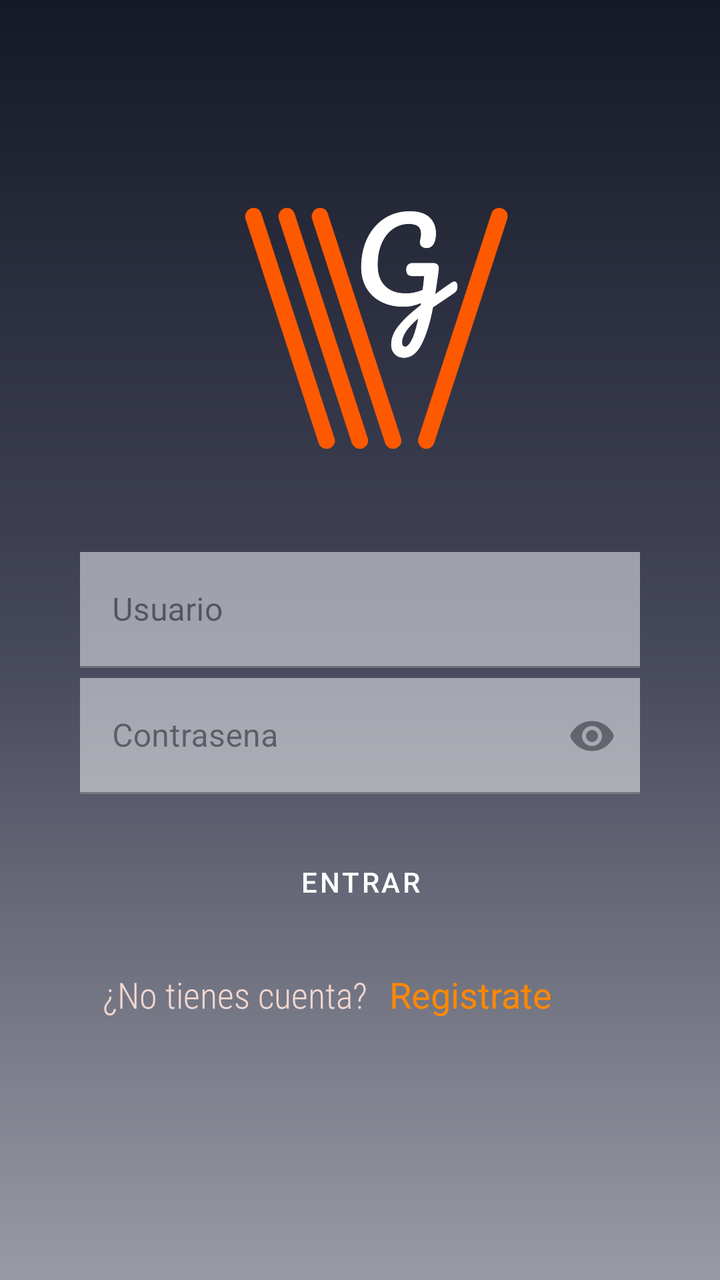
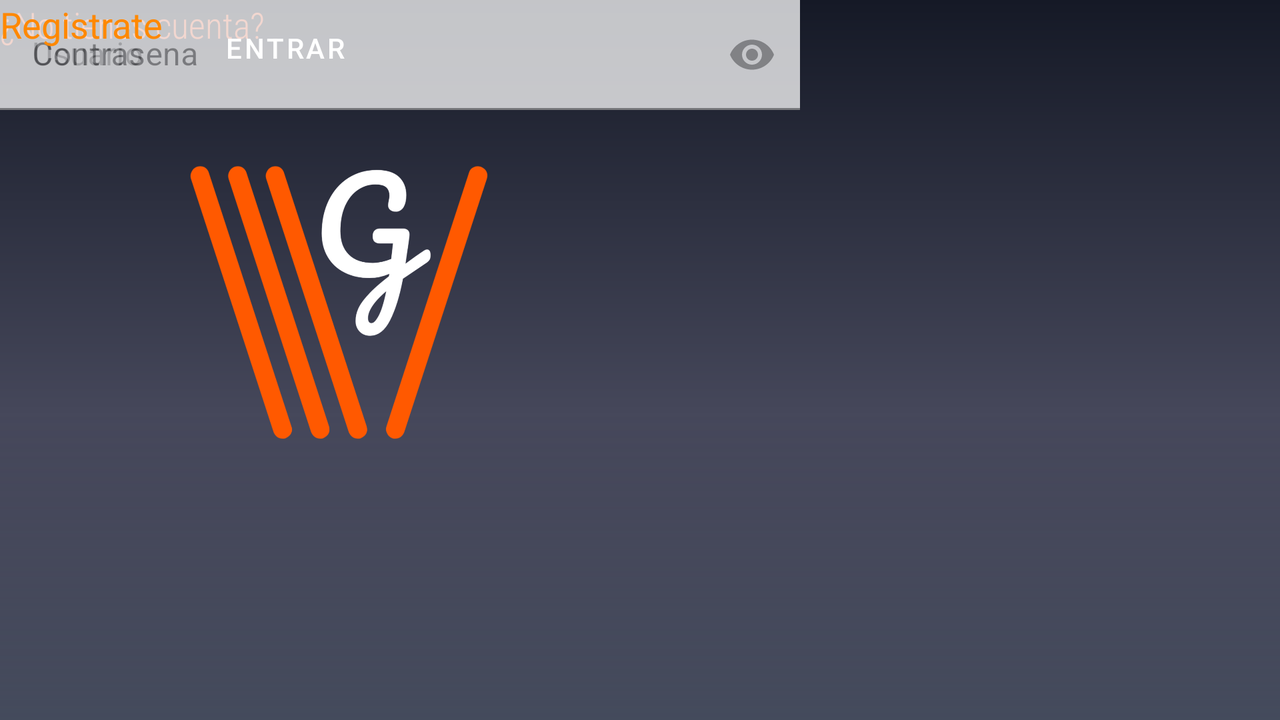

The same Android screen from two of the app's own layout files: first res/layout/ as a phone draws it, then the repository's variant for another configuration, drawn on a device whose configuration selects that folder. Both files follow.
<!-- AndroidManifest.xml: activity theme AppTheme1 -->
<!-- res/layout/activity_login.xml -->
<?xml version="1.0" encoding="utf-8"?>
<androidx.constraintlayout.widget.ConstraintLayout xmlns:android="http://schemas.android.com/apk/res/android"
    xmlns:app="http://schemas.android.com/apk/res-auto"
    xmlns:tools="http://schemas.android.com/tools"
    android:layout_width="match_parent"
    android:layout_height="match_parent"
    android:background="@drawable/fondo"
    tools:context=".LoginActivity">

    

    <View
        android:id="@+id/view"
        android:layout_width="match_parent"
        android:layout_height="match_parent"
        android:background="@drawable/scrim"
        android:visibility="visible" />

    <ImageView
        android:id="@+id/imageView2"
        android:layout_width="0dp"
        android:layout_height="200dp"
        android:layout_marginTop="60dp"
        android:paddingLeft="20dp"
        app:layout_constraintEnd_toEndOf="@id/guideline2"
        app:layout_constraintStart_toStartOf="@id/guideline1"
        app:layout_constraintTop_toTopOf="parent"
        app:srcCompat="@drawable/logo_empresa" />

    <com.google.android.material.textfield.TextInputLayout
        android:id="@+id/usernameTIL"
        android:layout_width="0dp"
        android:layout_height="58dp"
        android:layout_marginLeft="40dp"
        android:layout_marginTop="16dp"
        android:layout_marginRight="40dp"
        android:alpha="0.5"
        android:background="@android:color/white"
        android:hint="Usuario"
        app:layout_constraintEnd_toEndOf="parent"
        app:layout_constraintStart_toStartOf="parent"
        app:layout_constraintTop_toBottomOf="@id/imageView2"
        style=""
        >

        <com.google.android.material.textfield.TextInputEditText
            android:layout_width="match_parent"
            android:layout_height="match_parent"
            android:background="@android:color/white" />

    </com.google.android.material.textfield.TextInputLayout>


    <com.google.android.material.textfield.TextInputLayout
        android:id="@+id/passwordTIL"
        android:layout_width="0dp"
        android:layout_height="58dp"
        android:layout_marginLeft="40dp"
        android:layout_marginTop="5dp"
        android:layout_marginRight="40dp"
        android:alpha="0.5"
        android:background="@android:color/white"
        android:hint="Contrasena"
        app:endIconMode="password_toggle"
        app:layout_constraintEnd_toEndOf="parent"
        app:layout_constraintStart_toStartOf="parent"
        app:layout_constraintTop_toBottomOf="@id/usernameTIL">

        <com.google.android.material.textfield.TextInputEditText
            android:layout_width="match_parent"
            android:layout_height="match_parent"
            android:background="@android:color/white"
            android:inputType="textPassword" />
    </com.google.android.material.textfield.TextInputLayout>

    <androidx.constraintlayout.widget.Guideline
        android:id="@+id/guideline1"
        android:layout_width="wrap_content"
        android:layout_height="wrap_content"
        android:orientation="vertical"
        app:layout_constraintGuide_percent="0.10" />

    <androidx.constraintlayout.widget.Guideline
        android:id="@+id/guideline2"
        android:layout_width="wrap_content"
        android:layout_height="wrap_content"
        android:orientation="vertical"
        app:layout_constraintGuide_percent="0.90" />

    <androidx.constraintlayout.widget.Guideline
        android:id="@+id/guideline3"
        android:layout_width="wrap_content"
        android:layout_height="wrap_content"
        android:orientation="vertical"
        app:layout_constraintGuide_percent="0.15" />

    <androidx.constraintlayout.widget.Guideline
        android:id="@+id/guideline4"
        android:layout_width="wrap_content"
        android:layout_height="wrap_content"
        android:orientation="vertical"
        app:layout_constraintGuide_percent="0.85" />

    <com.google.android.material.button.MaterialButton
        android:id="@+id/material_btn_entrar"
        android:layout_width="285dp"
        android:layout_height="wrap_content"
        android:layout_marginTop="20dp"
        android:background="@drawable/my_button"
        android:text="@string/txt_entrar"
        style="@style/ButtonStraight"
        app:layout_constraintEnd_toStartOf="@+id/guideline4"
        app:layout_constraintStart_toStartOf="@id/guideline3"
        app:layout_constraintTop_toBottomOf="@+id/passwordTIL" />

    <TextView
        android:id="@+id/txtNoTienesCuenta"
        android:layout_width="wrap_content"
        android:layout_height="wrap_content"
        android:layout_marginTop="20dp"
        android:layout_marginEnd="11dp"
        android:fontFamily="sans-serif-condensed-light"
        android:text="¿No tienes cuenta?"
        android:textColor="@color/colorAccent"
        android:textSize="18sp"
        app:layout_constraintEnd_toStartOf="@+id/txtRegistrate"
        app:layout_constraintTop_toBottomOf="@+id/material_btn_entrar" />

    <TextView
        android:id="@+id/txtRegistrate"
        android:layout_width="wrap_content"
        android:layout_height="wrap_content"
        android:layout_marginTop="20dp"
        android:layout_marginEnd="30dp"
        android:text="Registrate"
        android:textColor="@android:color/holo_orange_dark"
        android:textSize="18sp"
        app:layout_constraintEnd_toStartOf="@id/guideline4"
        app:layout_constraintTop_toBottomOf="@+id/material_btn_entrar" />


</androidx.constraintlayout.widget.ConstraintLayout>
<!-- resources referenced by this layout -->
<resources>
  <color name="colorAccent">#F2D7D0</color>
  <!-- drawable logo_empresa: png bitmap (drawable-v24, 169949 bytes) -->
  <!-- drawable scrim (drawable) -->
  <?xml version="1.0" encoding="utf-8"?>
  <shape android:shape="rectangle" xmlns:android="http://schemas.android.com/apk/res/android">
  <gradient
      android:angle="-90"
  
      android:startColor="#FF151926"
      android:centerColor="#45475A"
      android:endColor="#8C45475A"
      android:type="linear"
      />
  </shape>
  <string name="txt_entrar">ENTRAR</string>
  <style name="ButtonStraight" parent="Widget.MaterialComponents.Button">
          <item name="backgroundTint">@color/statelist</item>
      </style>
  <style name="AppTheme1" parent="Theme.MaterialComponents.DayNight.NoActionBar">
          
          <item name="colorPrimary">@color/colorPrimary</item>
          <item name="colorPrimaryDark">@color/colorPrimaryDark</item>
          <item name="colorAccent">@color/colorAccent</item>
          <item name="color">@color/color1</item>
          <item name="colorSecondary">@color/color2</item>
      </style>
  <color name="colorPrimary">#1D2540</color>
  <color name="colorPrimaryDark">#151926</color>
  <color name="color1">#8C6582</color>
  <color name="color2">#BF939F</color>
</resources>
<!-- res/layout-land/activity_login.xml (the repository's variant of the layout above) -->
<!-- drawn on the phone turned sideways -->
<?xml version="1.0" encoding="utf-8"?>
<androidx.constraintlayout.widget.ConstraintLayout xmlns:android="http://schemas.android.com/apk/res/android"
    xmlns:app="http://schemas.android.com/apk/res-auto"
    xmlns:tools="http://schemas.android.com/tools"
    android:layout_width="match_parent"
    android:layout_height="match_parent"
    android:background="@drawable/gradient"
    tools:context=".LoginActivity">

    

    <View
        android:id="@+id/view"
        android:layout_width="823dp"
        android:layout_height="411dp"
        android:background="@drawable/scrim"
        android:visibility="visible" />

    <ImageView
        android:id="@+id/imageView2"
        android:layout_width="323dp"
        android:layout_height="293dp"
        android:paddingLeft="20dp"
        app:srcCompat="@drawable/logo_empresa"
        tools:layout_editor_absoluteX="0dp"
        tools:layout_editor_absoluteY="59dp" />

    <com.google.android.material.textfield.TextInputLayout
        android:id="@+id/usernameTIL"
        android:layout_width="400dp"
        android:layout_height="55dp"
        android:alpha="0.5"
        android:background="@android:color/white"
        android:hint="Usuario"
        tools:layout_editor_absoluteX="442dp"
        tools:layout_editor_absoluteY="146dp">

        <com.google.android.material.textfield.TextInputEditText
            android:layout_width="match_parent"
            android:layout_height="match_parent"
            android:background="@android:color/white" />

    </com.google.android.material.textfield.TextInputLayout>


    <com.google.android.material.textfield.TextInputLayout
        android:id="@+id/passwordTIL"
        android:layout_width="400dp"
        android:layout_height="55dp"
        android:alpha="0.5"
        android:background="@android:color/white"
        android:hint="Contrasena"
        app:endIconMode="password_toggle"
        tools:layout_editor_absoluteX="438dp"
        tools:layout_editor_absoluteY="209dp">
        app:layout_constraintTop_toTopOf="@+id/usernameTIL">

        <com.google.android.material.textfield.TextInputEditText
            android:layout_width="match_parent"
            android:layout_height="match_parent"
            android:background="@android:color/white"
            android:inputType="textPassword" />
    </com.google.android.material.textfield.TextInputLayout>

    <androidx.constraintlayout.widget.Guideline
        android:id="@+id/guideline1"
        android:layout_width="wrap_content"
        android:layout_height="wrap_content"
        android:orientation="vertical"
        app:layout_constraintGuide_percent="0.45" />

    <androidx.constraintlayout.widget.Guideline
        android:id="@+id/guideline2"
        android:layout_width="wrap_content"
        android:layout_height="wrap_content"
        android:orientation="vertical"
        app:layout_constraintGuide_percent="0.90" />

    <androidx.constraintlayout.widget.Guideline
        android:id="@+id/guideline3"
        android:layout_width="wrap_content"
        android:layout_height="wrap_content"
        android:orientation="vertical"
        app:layout_constraintGuide_percent="0.60" />

    <androidx.constraintlayout.widget.Guideline
        android:id="@+id/guideline4"
        android:layout_width="wrap_content"
        android:layout_height="wrap_content"
        android:orientation="vertical"
        app:layout_constraintGuide_percent="0.85" />

    <com.google.android.material.button.MaterialButton
        android:id="@+id/material_btn_entrar"
        android:layout_width="285dp"
        android:layout_height="wrap_content"
        android:background="@drawable/my_button"
        android:text="@string/txt_entrar"
        tools:layout_editor_absoluteX="453dp"
        tools:layout_editor_absoluteY="287dp" />

    <TextView
        android:id="@+id/txtNoTienesCuenta"
        android:layout_width="wrap_content"
        android:layout_height="wrap_content"
        android:fontFamily="sans-serif-condensed-light"
        android:text="¿No tienes cuenta?"
        android:textColor="@color/colorAccent"
        android:textSize="18sp"
        tools:layout_editor_absoluteX="453dp"
        tools:layout_editor_absoluteY="362dp" />

    <TextView
        android:id="@+id/txtRegistrate"
        android:layout_width="wrap_content"
        android:layout_height="wrap_content"
        android:text="Registrate"
        android:textColor="@android:color/holo_orange_dark"
        android:textSize="18sp"
        tools:layout_editor_absoluteX="657dp"
        tools:layout_editor_absoluteY="362dp" />


</androidx.constraintlayout.widget.ConstraintLayout>
<!-- resources referenced by the variant -->
<!-- as the phone turned sideways resolves them -->
<resources>
  <color name="colorAccent">#F2D7D0</color>
  <!-- drawable gradient (drawable-v24) -->
  <?xml version="1.0" encoding="utf-8"?>
  <shape xmlns:android="http://schemas.android.com/apk/res/android"
      android:shape="rectangle">
      <gradient
  
          android:startColor="#41515F"
          android:centerColor="#45475A"
          android:endColor="#493D55"
          android:angle="90"/>
      <corners
          android:radius="0dp"/>
  </shape>
  <!-- drawable logo_empresa: png bitmap (drawable-v24, 169949 bytes) -->
  <!-- drawable scrim (drawable) -->
  <?xml version="1.0" encoding="utf-8"?>
  <shape android:shape="rectangle" xmlns:android="http://schemas.android.com/apk/res/android">
  <gradient
      android:angle="-90"
  
      android:startColor="#FF151926"
      android:centerColor="#45475A"
      android:endColor="#8C45475A"
      android:type="linear"
      />
  </shape>
  <string name="txt_entrar">ENTRAR</string>
  <style name="AppTheme1" parent="Theme.MaterialComponents.DayNight.NoActionBar">
          
          <item name="colorPrimary">@color/colorPrimary</item>
          <item name="colorPrimaryDark">@color/colorPrimaryDark</item>
          <item name="colorAccent">@color/colorAccent</item>
          <item name="color">@color/color1</item>
          <item name="colorSecondary">@color/color2</item>
      </style>
  <color name="colorPrimary">#1D2540</color>
  <color name="colorPrimaryDark">#151926</color>
  <color name="color1">#8C6582</color>
  <color name="color2">#BF939F</color>
</resources>
